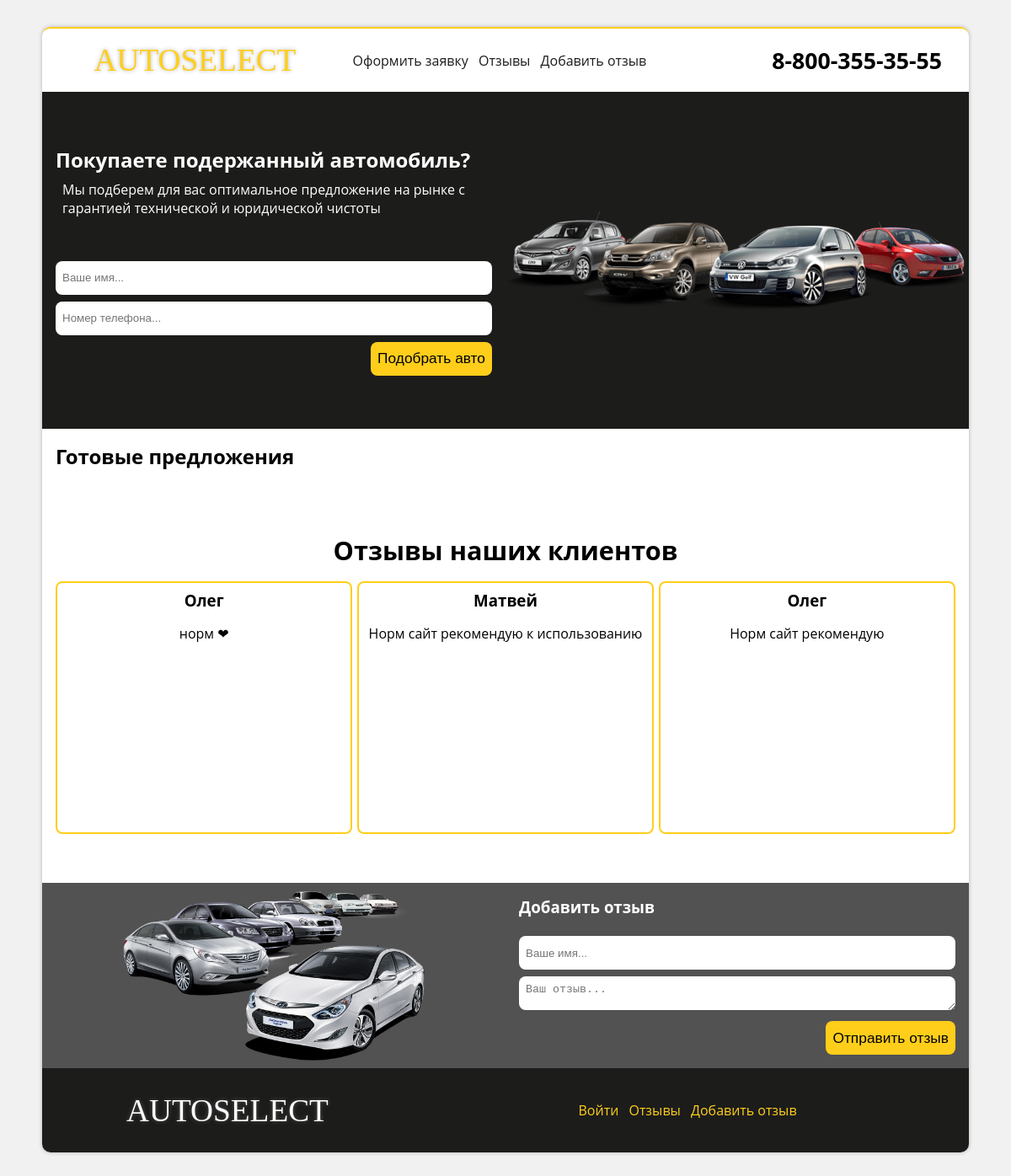
Before: / with the older database file.
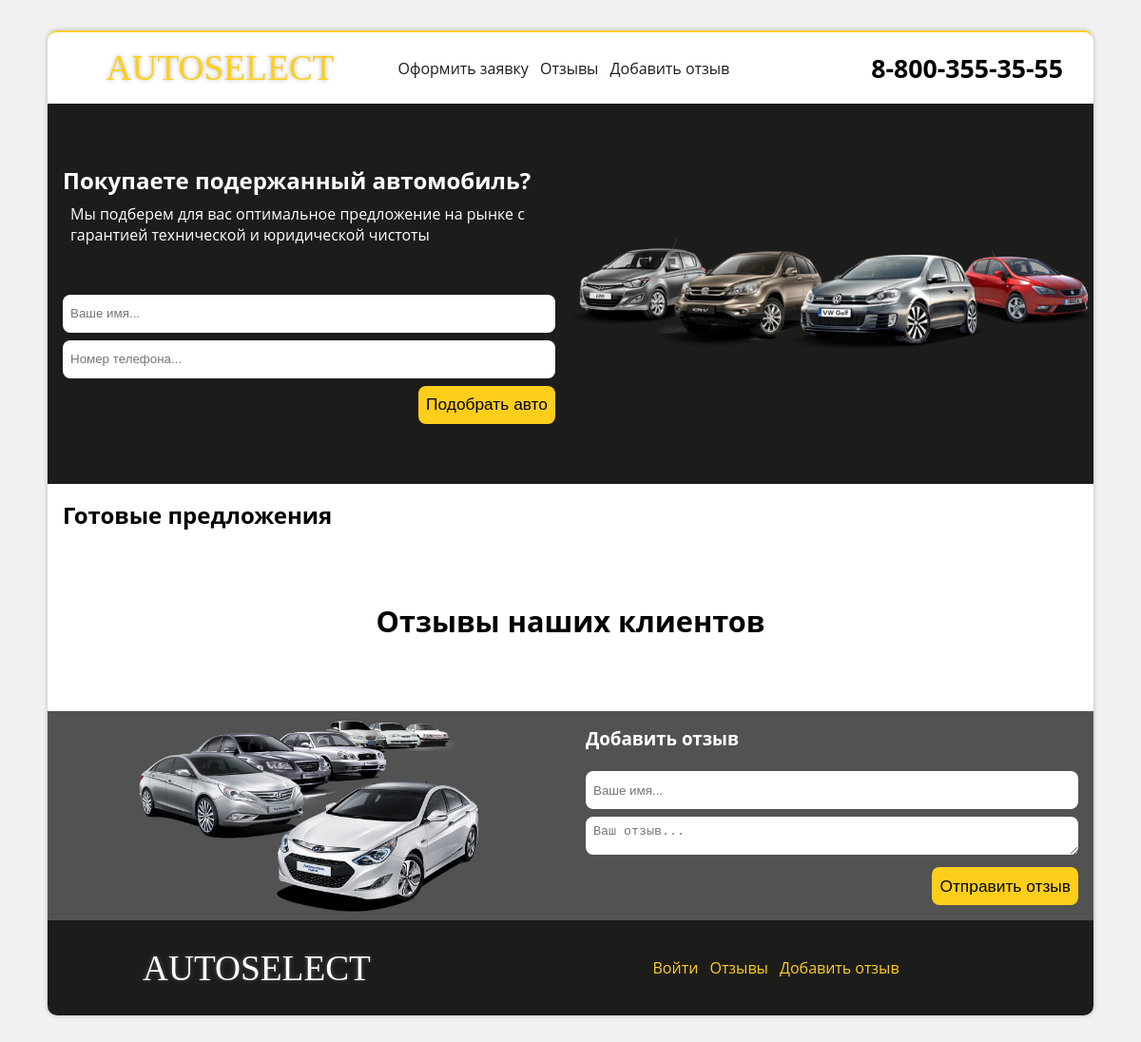
After: the same page with the newer database file.
### tables this page shows
CREATE TABLE `comments` (
  `id` int NOT NULL,
  `name` varchar(32) NOT NULL,
  `comment` varchar(430) NOT NULL
);

### index.php (the view, shortened to what this page needs)
<?php
    require_once ('config/db.php');
    $query = "SELECT * FROM `comments` ORDER BY `ID` DESC LIMIT 3";
    $result = mysqli_query($connection, $query) or die(mysqli_error($connection));
    for ($rewiews = []; $row = mysqli_fetch_assoc($result); $rewiews[] = $row);
?>
<!DOCTYPE html>
<html lang="ru">
<head>
    <link rel="stylesheet" type="text/css" href="css/style.css">
</head>
<body>
<div class="container">
    <?php include_once('components/header.php')?>
    <div class="claimwrapper">
        <div class="claim">
            <h2 id="claimform">Покупаете подержанный автомобиль?</h2>
            <div class="tag">Мы подберем для вас оптимальное предложение на рынке с гарантией технической и юридической чистоты</div><br><br>
            <? if (!isset($_SESSION['claim'])) { ?>
            <form class="claimform" method="post" action="/scripts/addclaim.php">
                <input type="text" name="name" placeholder="Ваше имя...">
                <input type="tel" name="number" placeholder="Номер телефона...">
                <button type="submit">Подобрать авто</button>
            </form>
            <? } else { ?>
                <h3>Заявка была успешно отправлена!</h3>
            <? } ?>
        </div>
        <div class="claim carsbg"></div>
    </div>
    <section class="tosell">
        <h1>Готовые предложения</h1>
    </section>
    <section class="reviews" id="reviews">
        <h1>Отзывы наших клиентов</h1>
        <div class="reviewswrapper">
            <?php foreach ($rewiews as $rewiew) { ?>
                <div class="reviewwrapper">
                    <h3><?php echo $rewiew['name'] ?></h3>
                    <div class="reviewtext"><?php echo $rewiew['comment'] ?></div>
                </div>
            <?php } ?>
        </div>
    </section>
    <section class="addreview">
        <div class="claim carsbg2">
        </div>
        <div class="claim" id="addreview">
            <h3>Добавить отзыв</h3><br>
            <form class="reviewform" action="/scripts/addreview.php" method="post">
                <input type="text" name="reviewname" placeholder="Ваше имя..." minlength="2" maxlength="32">
                <textarea name="reviewtext" placeholder="Ваш отзыв..." minlength="10" maxlength="430"></textarea>
                <button>Отправить отзыв</button>
            </form>
        </div>
    </section>
    <?php include_once('components/footer.php')?>
</div>
</body>
</html>

### components/header.php
<header>
    <a class="logo" href="/">
        AUTOSELECT
    </a>
    <div class="menulinks">
        <a href="/#claimform">Оформить заявку</a>
        <a href="/#reviews">Отзывы</a>
        <a href="/#addreview">Добавить отзыв</a>
    </div>
    <div class="info">
        <b>8-800-355-35-55</b>
    </div>
</header>

### components/footer.php
<footer>
    <div class="logo">
        AUTOSELECT
    </div>
    <div class="menulinks">
        <a href="/login.php">Войти</a>
        <a href="/#reviews">Отзывы</a>
        <a href="/#addreview">Добавить отзыв</a>
    </div>
</footer>

### css/style.css (style rules this page uses)
* { margin: 0; padding: 0; box-sizing: border-box; }
:root { --bg-color: #fff; --bg-color2: #1c1c1b; --bg-color3: #525252; --black: #000; --cont-color: #ffce1b; }
body { padding-bottom: 32px; padding-top: 32px; background-color: #f1f1f1; }
a { color: var(--cont-color); text-decoration: none; }
.container { width: 1100px; font-family: "Open Sans"; margin: 0 auto; border-radius: 10px; border-top: 2px solid var(--cont-color); box-shadow: 0 0 5px 0 rgba(0, 0, 0, 0.25); }
header { display: flex; height: 75px; justify-content: space-between; align-items: center; background-color: var(--bg-color); border-radius: 10px 10px 0 0; }
header a { color: var(--bg-color2); }
header .logo { font-family: "Comic cat"; text-align: center; font-size: 28pt; width: 33%; color: var(--cont-color); text-shadow: 0 0 5px #b4b4b4; }
header .menulinks { width: 33%; }
.menulinks a { margin-right: 8px; }
header .info { width: 33%; font-size: 20pt; text-align: right; padding-right: 32px; }
.claimwrapper { width: 100%; height: 400px; background-color: var(--bg-color2); display: flex; align-items: center; }
.claim { width: 50%; padding: 16px; color: var(--bg-color); }
.carsbg { background-image: url("../img/cars.png"); height: 100%; background-repeat: no-repeat; background-position: center; background-size: 100%; }
.tag { padding: 8px; }
.claimform input { width: 100%; height: 40px; margin-bottom: 8px; border-radius: 8px; border: none; padding: 8px; }
.claimform button { display: block; margin-left: auto; height: 40px; background-color: var(--cont-color); border: none; padding: 8px; font-size: 13pt; border-radius: 8px; }
.reviews { width: 100%; padding: 16px 16px 58px 16px; background-color: var(--bg-color); }
.reviews h1 { text-align: center; margin-bottom: 16px; font-size: 23pt; }
.addreview { width: 100%; background-color: var(--bg-color3); display: flex; height: 220px; }
.reviewform input, .reviewform textarea { width: 100%; max-width: 100%; height: 40px; max-height: 80px; margin-bottom: 8px; padding: 8px; border-radius: 8px; border: none; }
.reviewform button { display: block; margin-left: auto; height: 40px; background-color: var(--cont-color); border: none; padding: 8px; font-size: 13pt; border-radius: 8px; }
footer { background-color: var(--bg-color2); width: 100%; height: 100px; color: var(--bg-color); display: flex; align-items: center; border-radius: 0 0 10px 10px; }
footer .logo { text-align: center; width: 40%; font-family: "Comic cat"; font-size: 28pt; color: var(--bg-color); text-shadow: 0 0 5px #555555 }
footer .menulinks { width: 60%; text-align: center; }
.carsbg2 { background-image: url("../img/cars2.png"); height: 100%; background-repeat: no-repeat; background-position: center; background-size: 65%; }
.tosell { width: 100%; padding: 16px 16px 58px 16px; background-color: var(--bg-color); }
.reviewswrapper { width: 100%; display: flex; justify-content: space-between; }
.reviewwrapper { width: 33%; text-align: center; border: 2px solid var(--cont-color); border-radius: 8px; min-height: 300px; padding: 8px; }
.reviewwrapper h3 { margin-bottom: 16px; }
.reviewtext { word-wrap: break-word; }

Changed rows visible on the page:
removed comments: name "Олег", comment "норм ❤"
removed comments: name "Матвей", comment "Норм сайт рекомендую к использованию"
removed comments: name "Олег", comment "Норм сайт рекомендую"
